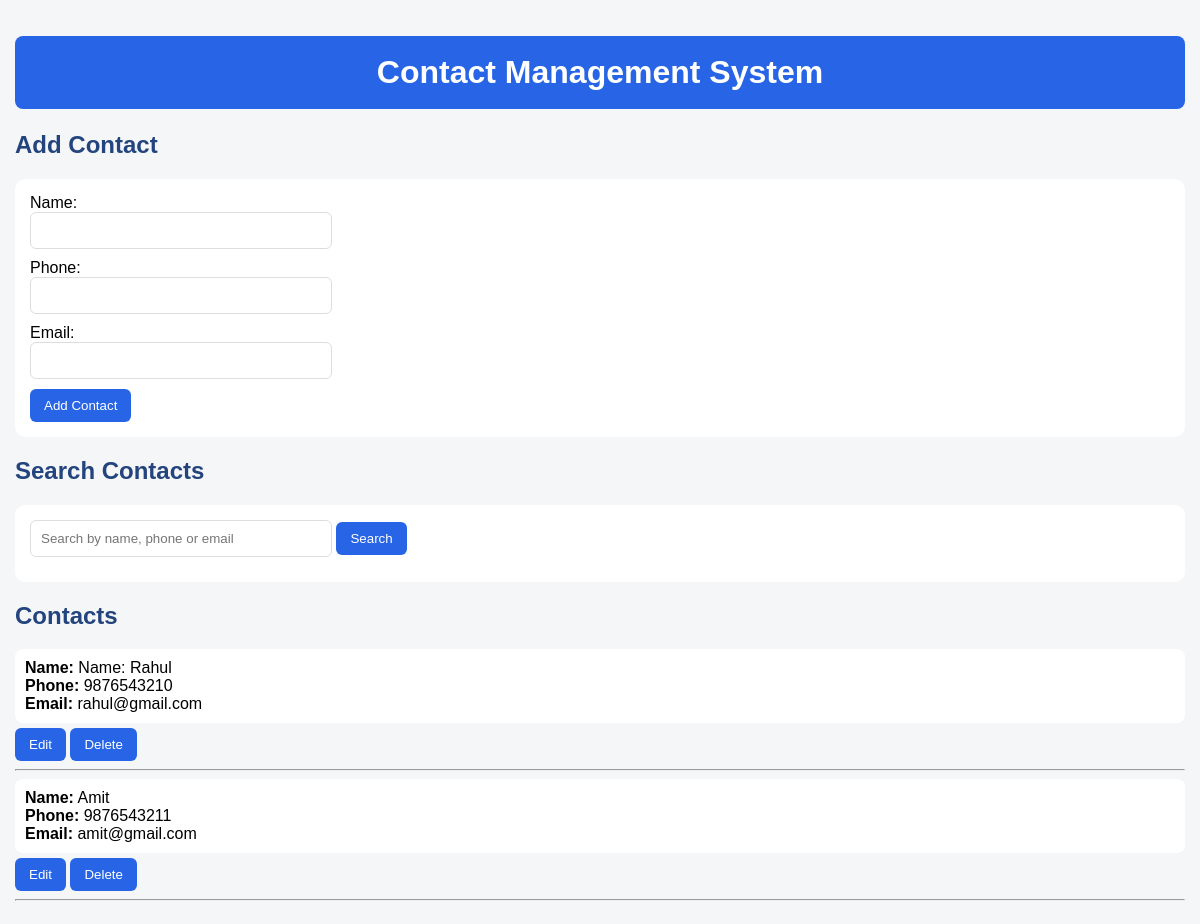
The app's page /, older data.
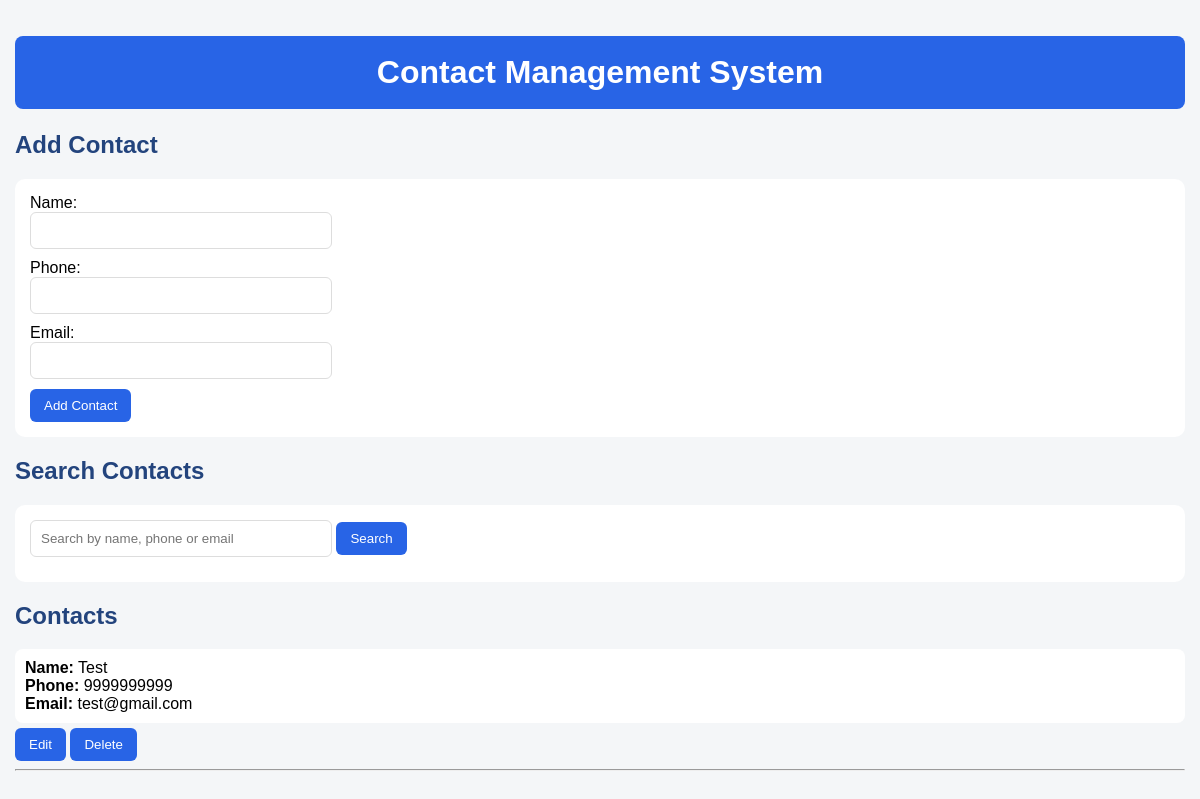
The same page, newer data.
### tables this page shows
CREATE TABLE contacts (id INTEGER PRIMARY KEY AUTOINCREMENT, name TEXT NOT NULL, phone TEXT NOT NULL, email TEXT);

### index.php (the view, shortened to what this page needs)
<?php
$db = new SQLite3("contacts.db");
$db->exec("
    CREATE TABLE IF NOT EXISTS contacts (
        id INTEGER PRIMARY KEY AUTOINCREMENT,
        name TEXT NOT NULL,
        phone TEXT NOT NULL,
        email TEXT
    )
");
$search = trim($_GET["search"] ?? "");
if ($search !== "") {
    $stmt = $db->prepare(
        "SELECT * FROM contacts
         WHERE name LIKE :search
         OR phone LIKE :search
         OR email LIKE :search
         ORDER BY id DESC"
    );
    $stmt->bindValue(":search", "%" . $search . "%", SQLITE3_TEXT);
    $result = $stmt->execute();
} else {
    $result = $db->query(
        "SELECT * FROM contacts ORDER BY id DESC"
    );
}
?>
<!DOCTYPE html>
<html>
<head>
</head>
<body>
<h1>Contact Management System</h1>
<h2>Add Contact</h2>
<div class="box">
<form method="post">
    <label>Name:</label><br>
    <input type="text" name="name" required><br>
    <label>Phone:</label><br>
    <input type="text" name="phone" required pattern="[0-9]{10}" maxlength="10"><br>
    <label>Email:</label><br>
    <input type="email" name="email" required><br>
    <button type="submit">
        Add Contact
    </button>
</form>
</div>
<h2>Search Contacts</h2>
<div class="box">
<form method="get">
    <input
        type="text"
        name="search"
        placeholder="Search by name, phone or email"
        value="<?= htmlspecialchars($search) ?>"
    >
    <button type="submit">
        Search
    </button>
</form>
</div>
<h2>Contacts</h2>
<?php while ($row = $result->fetchArray(SQLITE3_ASSOC)): ?>
<div class="contact">
    <strong>Name:</strong>
    <?= htmlspecialchars($row["name"]) ?><br>
    <strong>Phone:</strong>
    <?= htmlspecialchars($row["phone"]) ?><br>
    <strong>Email:</strong>
    <?= htmlspecialchars($row["email"]) ?><br>
</div>
<form method="get" style="display:inline;">
    <button type="submit">
        Edit
    </button>
</form>
<form
    method="post"
    style="display:inline;"
    onsubmit="return confirm('Are you sure you want to delete this contact?');"
>
    <button type="submit">
        Delete
    </button>
</form>
<hr>
<?php endwhile; ?>
</body>
</html>

Row changes from the older to the newer data that the page shows:
removed contacts: name "Name: Rahul", phone "9876543210", email "rahul@gmail.com"
removed contacts: name "Amit", phone "9876543211", email "amit@gmail.com"
added contacts: name "Test", phone "9999999999", email "test@gmail.com"
